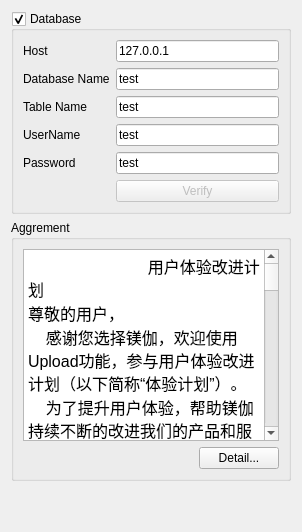
     <widget class="QWidget" name="tabDataBase">
      <attribute name="title">
       <string>Database</string>
      </attribute>
      <layout class="QVBoxLayout" name="verticalLayout_8">
       <item>
        <widget class="QGroupBox" name="gpDb">
         <property name="title">
          <string>Database</string>
         </property>
         <property name="checkable">
          <bool>true</bool>
         </property>
         <layout class="QFormLayout" name="formLayout">
          <item row="0" column="0">
           <widget class="QLabel" name="label_11">
            <property name="text">
             <string>Host</string>
            </property>
           </widget>
          </item>
          <item row="0" column="1">
           <widget class="QLineEdit" name="edtHost">
            <property name="text">
             <string>127.0.0.1</string>
            </property>
           </widget>
          </item>
          <item row="1" column="0">
           <widget class="QLabel" name="label_15">
            <property name="text">
             <string>Database Name</string>
            </property>
           </widget>
          </item>
          <item row="1" column="1">
           <widget class="QLineEdit" name="edtDbName">
            <property name="text">
             <string>test</string>
            </property>
           </widget>
          </item>
          <item row="2" column="0">
           <widget class="QLabel" name="label_12">
            <property name="text">
             <string>Table Name</string>
            </property>
           </widget>
          </item>
          <item row="2" column="1">
           <widget class="QLineEdit" name="edtTableName">
            <property name="text">
             <string>test</string>
            </property>
           </widget>
          </item>
          <item row="3" column="0">
           <widget class="QLabel" name="label_13">
            <property name="text">
             <string>UserName</string>
            </property>
           </widget>
          </item>
          <item row="3" column="1">
           <widget class="QLineEdit" name="edtUserName">
            <property name="text">
             <string>test</string>
            </property>
           </widget>
          </item>
          <item row="4" column="0">
           <widget class="QLabel" name="label_14">
            <property name="text">
             <string>Password</string>
            </property>
           </widget>
          </item>
          <item row="4" column="1">
           <widget class="QLineEdit" name="edtPassword">
            <property name="inputMask">
             <string/>
            </property>
            <property name="text">
             <string>test</string>
            </property>
            <property name="maxLength">
             <number>32767</number>
            </property>
           </widget>
          </item>
          <item row="5" column="1">
           <widget class="QPushButton" name="btnVerify">
            <property name="enabled">
             <bool>false</bool>
            </property>
            <property name="text">
             <string>Verify</string>
            </property>
           </widget>
          </item>
         </layout>
        </widget>
       </item>
       <item>
        <widget class="QGroupBox" name="groupBox_5">
         <property name="sizePolicy">
          <sizepolicy hsizetype="Preferred" vsizetype="Preferred">
           <horstretch>0</horstretch>
           <verstretch>1</verstretch>
          </sizepolicy>
         </property>
         <property name="title">
          <string>Aggrement</string>
         </property>
         <layout class="QVBoxLayout" name="verticalLayout_4">
          <item>
           <widget class="QTextBrowser" name="textBrowser">
            <property name="enabled">
             <bool>true</bool>
            </property>
            <property name="autoFormatting">
             <set>QTextEdit::AutoNone</set>
            </property>
            <property name="lineWrapMode">
             <enum>QTextEdit::WidgetWidth</enum>
            </property>
            <property name="html">
             <string>&lt;!DOCTYPE HTML PUBLIC &quot;-//W3C//DTD HTML 4.0//EN&quot; &quot;http://www.w3.org/TR/REC-html40/strict.dtd&quot;&gt;
&lt;html&gt;&lt;head&gt;&lt;meta name=&quot;qrichtext&quot; content=&quot;1&quot; /&gt;&lt;style type=&quot;text/css&quot;&gt;
p, li { white-space: pre-wrap; }
&lt;/style&gt;&lt;/head&gt;&lt;body style=&quot; font-family:'SimSun'; font-size:12pt; font-weight:400; font-style:normal;&quot;&gt;
&lt;p style=&quot; margin-top:0px; margin-bottom:0px; margin-left:0px; margin-right:0px; -qt-block-indent:0; text-indent:0px;&quot;&gt;                           用户体验改进计划&lt;/p&gt;
&lt;p style=&quot; margin-top:0px; margin-bottom:0px; margin-left:0px; margin-right:0px; -qt-block-indent:0; text-indent:0px;&quot;&gt;尊敬的用户，&lt;/p&gt;
&lt;p style=&quot; margin-top:0px; margin-bottom:0px; margin-left:0px; margin-right:0px; -qt-block-indent:0; text-indent:0px;&quot;&gt;    感谢您选择镁伽，欢迎使用Upload功能，参与用户体验改进计划（以下简称“体验计划”）。&lt;/p&gt;
&lt;p style=&quot; margin-top:0px; margin-bottom:0px; margin-left:0px; margin-right:0px; -qt-block-indent:0; text-indent:0px;&quot;&gt;    为了提升用户体验，帮助镁伽持续不断的改进我们的产品和服务，现诚挚的邀请您参与&lt;/p&gt;
&lt;p style=&quot; margin-top:0px; margin-bottom:0px; margin-left:0px; margin-right:0px; -qt-block-indent:0; text-indent:0px;&quot;&gt;镁伽的体验计划。请您注意，参加此体验计划是完全出于您的自愿。如果您选择参与，请仔&lt;/p&gt;
&lt;p style=&quot; margin-top:0px; margin-bottom:0px; margin-left:0px; margin-right:0px; -qt-block-indent:0; text-indent:0px;&quot;&gt;细阅读本“隐私声明”，参与体验计划即表示您接受本隐私声明，并同意从您的设备获取以下&lt;/p&gt;
&lt;p style=&quot; margin-top:0px; margin-bottom:0px; margin-left:0px; margin-right:0px; -qt-block-indent:0; text-indent:0px;&quot;&gt;数据，以供镁伽进行数据分析、帮助镁伽提供更好的服务：&lt;/p&gt;
&lt;p style=&quot; margin-top:0px; margin-bottom:0px; margin-left:0px; margin-right:0px; -qt-block-indent:0; text-indent:0px;&quot;&gt;    （1）您使用的MRQ/MRX/MRV/MRH等由镁伽提供的产品中、通过输入/输出接口传输的数&lt;/p&gt;
&lt;p style=&quot; margin-top:0px; margin-bottom:0px; margin-left:0px; margin-right:0px; -qt-block-indent:0; text-indent:0px;&quot;&gt;	据，例如：电机状态数据、角度传感器状态数据等；&lt;/p&gt;
&lt;p style=&quot; margin-top:0px; margin-bottom:0px; margin-left:0px; margin-right:0px; -qt-block-indent:0; text-indent:0px;&quot;&gt;    （2）您的电机数据经过处理后再传输给镁伽，镁伽将对收集到的数据进行分析处理，&lt;/p&gt;
&lt;p style=&quot; margin-top:0px; margin-bottom:0px; margin-left:0px; margin-right:0px; -qt-block-indent:0; text-indent:0px;&quot;&gt;	以改进镁伽的产品、服务以及用户体验。&lt;/p&gt;
&lt;p style=&quot; margin-top:0px; margin-bottom:0px; margin-left:0px; margin-right:0px; -qt-block-indent:0; text-indent:0px;&quot;&gt;    （3）若要开始或停止参与本计划，只需要选择/取消“Upload”功能来启用/禁用对您的&lt;/p&gt;
&lt;p style=&quot; margin-top:0px; margin-bottom:0px; margin-left:0px; margin-right:0px; -qt-block-indent:0; text-indent:0px;&quot;&gt;	数据收集和传输。&lt;/p&gt;
&lt;p style=&quot; margin-top:0px; margin-bottom:0px; margin-left:0px; margin-right:0px; -qt-block-indent:0; text-indent:0px;&quot;&gt;    （4）从您的设备中收集的数据将存储在安全的“镁伽云”环境中，数据的传输和使用遵&lt;/p&gt;
&lt;p style=&quot; margin-top:0px; margin-bottom:0px; margin-left:0px; margin-right:0px; -qt-block-indent:0; text-indent:0px;&quot;&gt;	守所有关于隐私和数据保护的法律和法规。&lt;/p&gt;
&lt;p style=&quot; margin-top:0px; margin-bottom:0px; margin-left:0px; margin-right:0px; -qt-block-indent:0; text-indent:0px;&quot;&gt;    （5）当镁伽的数据分析完成后，为了本计划的目的而从您的设备中收集到的所有数据&lt;/p&gt;
&lt;p style=&quot; margin-top:0px; margin-bottom:0px; margin-left:0px; margin-right:0px; -qt-block-indent:0; text-indent:0px;&quot;&gt;	都将被删除。&lt;/p&gt;
&lt;p style=&quot; margin-top:0px; margin-bottom:0px; margin-left:0px; margin-right:0px; -qt-block-indent:0; text-indent:0px;&quot;&gt;    （6）根据您的需要，您可以和镁伽联系，镁伽可以提供给您上述我们获取的所有您使&lt;/p&gt;
&lt;p style=&quot; margin-top:0px; margin-bottom:0px; margin-left:0px; margin-right:0px; -qt-block-indent:0; text-indent:0px;&quot;&gt;	用的设备的数据，以帮助您提高设备使用体验。&lt;/p&gt;
&lt;p style=&quot; margin-top:0px; margin-bottom:0px; margin-left:0px; margin-right:0px; -qt-block-indent:0; text-indent:0px;&quot;&gt;    （7）对于从您的设备收集的所有信息，镁伽将严格保密。&lt;/p&gt;
&lt;p style=&quot; margin-top:0px; margin-bottom:0px; margin-left:0px; margin-right:0px; -qt-block-indent:0; text-indent:0px;&quot;&gt;    镁伽重视数据的安全。我们采取业内标准的数据保密做法来保护您的数据，防止数据遭&lt;/p&gt;
&lt;p style=&quot; margin-top:0px; margin-bottom:0px; margin-left:0px; margin-right:0px; -qt-block-indent:0; text-indent:0px;&quot;&gt;	到未经授权的访问、纰漏、使用、修改、损坏或丢失。&lt;/p&gt;
&lt;p style=&quot; margin-top:0px; margin-bottom:0px; margin-left:0px; margin-right:0px; -qt-block-indent:0; text-indent:0px;&quot;&gt;    （8）联系方式&lt;/p&gt;
&lt;p style=&quot; margin-top:0px; margin-bottom:0px; margin-left:0px; margin-right:0px; -qt-block-indent:0; text-indent:0px;&quot;&gt;    您如果有任何疑问、需求、意见或建议，请发送电子邮件给：&lt;/p&gt;
&lt;p style=&quot; margin-top:0px; margin-bottom:0px; margin-left:0px; margin-right:0px; -qt-block-indent:0; text-indent:0px;&quot;&gt;	officialmail@megarobo.tech与我们联系，或访问我们的网站www.megarobo.tech。&lt;/p&gt;
&lt;p style=&quot;-qt-paragraph-type:empty; margin-top:0px; margin-bottom:0px; margin-left:0px; margin-right:0px; -qt-block-indent:0; text-indent:0px;&quot;&gt;&lt;br /&gt;&lt;/p&gt;
&lt;p style=&quot; margin-top:0px; margin-bottom:0px; margin-left:0px; margin-right:0px; -qt-block-indent:0; text-indent:0px;&quot;&gt;    版权所有©北京镁伽机器人科技有限公司2018，保留一切权利。&lt;/p&gt;&lt;/body&gt;&lt;/html&gt;</string>
            </property>
            <property name="acceptRichText">
             <bool>true</bool>
            </property>
            <property name="openLinks">
             <bool>false</bool>
            </property>
           </widget>
          </item>
          <item>
           <layout class="QHBoxLayout" name="horizontalLayout">
            <item>
             <spacer name="horizontalSpacer_4">
              <property name="orientation">
               <enum>Qt::Horizontal</enum>
              </property>
              <property name="sizeHint" stdset="0">
               <size>
                <width>40</width>
                <height>20</height>
               </size>
              </property>
             </spacer>
            </item>
            <item>
             <widget class="QPushButton" name="btnDetail">
              <property name="text">
               <string>Detail...</string>
              </property>
             </widget>
            </item>
           </layout>
          </item>
         </layout>
        </widget>
       </item>
       <item>
        <spacer name="verticalSpacer">
         <property name="orientation">
          <enum>Qt::Vertical</enum>
         </property>
         <property name="sizeHint" stdset="0">
          <size>
           <width>20</width>
           <height>40</height>
          </size>
         </property>
        </spacer>
       </item>
      </layout>
     </widget>
